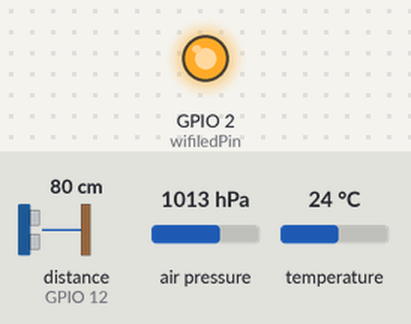
Recording of a sketch running on a simulated ESP8266 (NodeMCU). On the bench: output pins drawn as LEDs (lit = HIGH). Wiring (inferred from the names in the program): ultrasonic range finder: trigger GPIO 14; echo GPIO 12. Inputs (shaded band) come from the test bench; at power-on: distance to the obstacle (sensor on GPIO 12) 80 cm, air pressure 1013 hPa, temperature 24 °C. The echo pulse lasts 58.3 µs per cm; WiFi joins after 1.5 s; servers stay silent unless stated; uploads are accepted with an empty reply; pins used as bus, display or sensor lines are not drawn; what the sketch prints to the serial monitor is not drawn.

Above: at 1.1 s.
At 3.5 s:
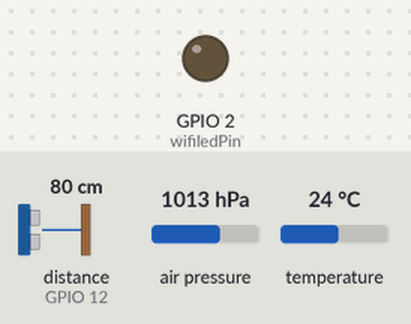
Timing chart, 0 to 5.0 s (numbered marks = the images above):
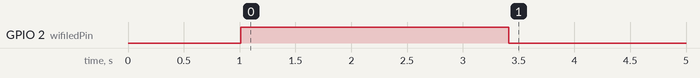

The sketch:

ESP8266_HCSR04_IC.ino
```cpp
#include<ESP8266HTTPClient.h>
#include<ESP8266WiFi.h>
#include<WiFiClient.h>
#include <Wire.h>
#include <Adafruit_Sensor.h>
#include <Adafruit_BMP280.h>
#define SEALEVELPRESSURE_HPA (1013.25)
// pino trigger 5 pino echo 6 ////////////////////////////////////////////////////////////////////////

const char* ssid = "MONCOR";
const char* password = "corregos";
const char* serverUrl = "http://lavoisier.eletrica.ufpr.br:8080/input/post?node=Sensores&json={Distancia_C:";
const char* apiKey = "}&apikey=86e5ab0a004ced32b9e108eba832f7d0";
const int trigPin = 14; //D5
const int echoPin = 12; //D6
const int wifiledPin = LED_BUILTIN;
long duration;
float distanceCm;
double temp, velossom;
int i;

WiFiClient client;
HTTPClient http;
Adafruit_BMP280 bmp;

void setup() {
  Serial.begin(115200);

  delay(10);
  pinMode(trigPin,OUTPUT);
  pinMode(echoPin, INPUT);
  pinMode(wifiledPin, OUTPUT);

  digitalWrite(trigPin, LOW);
  delayMicroseconds(2);
  digitalWrite(trigPin,HIGH);
  delayMicroseconds(10);
  digitalWrite(trigPin, LOW);

  Serial.println(F("BME280 test"));
  bool status;
  status = bmp.begin(0x76);
  if (!status) {
    Serial.println("Could not find a valid BME280 sensor, check wiring!");
    while (1);
  }

  WiFi.begin(ssid, password);

  while (WiFi.status() != WL_CONNECTED) {
    delay(1000);
    Serial.println("Conectando ao WiFi...");
     for(i=3;i>=0;i--){
      digitalWrite(wifiledPin,HIGH);
      delay(500);
      digitalWrite(wifiledPin,LOW);
    }
    }


  Serial.println("Conectado ao WiFi!");
  for(i=3;i>=0;i--){
      digitalWrite(wifiledPin,HIGH);
      delay(100);
      digitalWrite(wifiledPin,LOW);
     }
     Serial.println(bmp.readTemperature());
}

void loop() {


  digitalWrite(trigPin, LOW);
  delayMicroseconds(2);
  digitalWrite(trigPin,HIGH);
  delayMicroseconds(10);
  digitalWrite(trigPin, LOW);

  duration = pulseIn(echoPin, HIGH);
  temp = (bmp.readTemperature());
  Serial.println("temp");
  Serial.println(bmp.readTemperature());

  velossom = 330.40000+(0.59000*temp);
  velossom = velossom / 10000;
  Serial.println("velossom ");
  Serial.print(velossom);
  distanceCm = duration * (velossom/2);


  String url = serverUrl;
  url += String(distanceCm);
  url += ",Temperatura_C:";
  url += String(bmp.readTemperature());
  url += ",Pressão_C:";
  url += String(bmp.readPressure());
  url += apiKey;
  Serial.println(url);

  if (WiFi.status() == WL_CONNECTED) {
    HTTPClient http;
    http.begin(client,url);
    int httpCode = http.GET();
    if (httpCode == HTTP_CODE_OK) {
      String payload = http.getString();
      Serial.println(payload);
    }
  }
    http.end();

  delay(3000);

}
```
